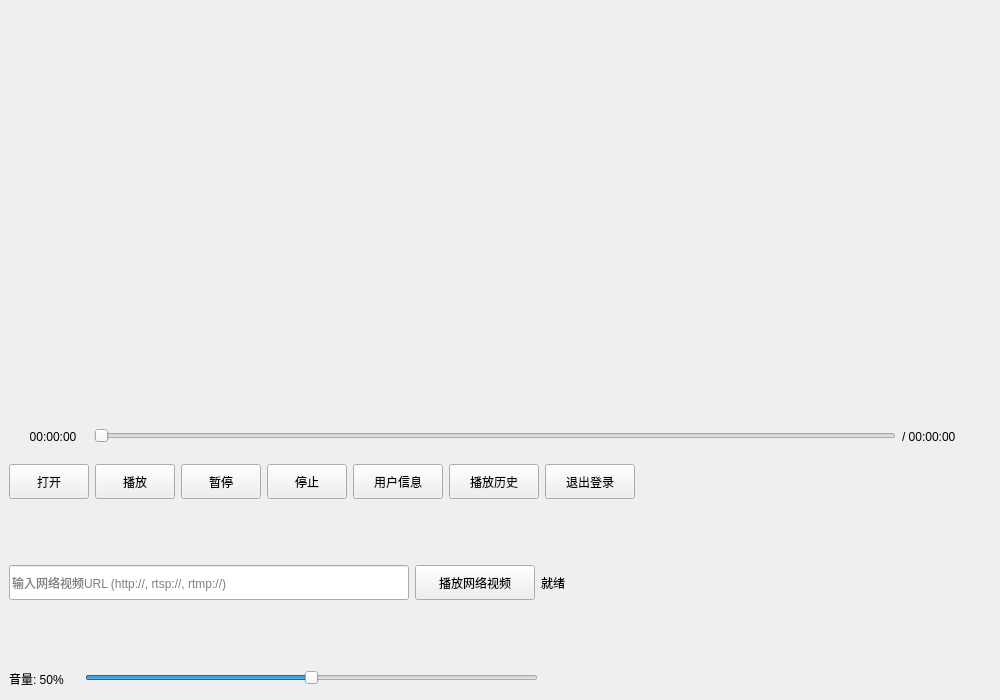
<?xml version="1.0" encoding="UTF-8"?>
<ui version="4.0">
 <class>MainWindow</class>
 <widget class="QMainWindow" name="MainWindow">
  <property name="geometry">
   <rect>
    <x>0</x>
    <y>0</y>
    <width>1000</width>
    <height>700</height>
   </rect>
  </property>
  <property name="windowTitle">
   <string>视频播放器</string>
  </property>
  <widget class="QWidget" name="centralwidget">
   <layout class="QVBoxLayout" name="mainVerticalLayout">
    <item>
     <!-- 视频和进度条容器 -->
     <widget class="QWidget" name="videoAndProgressContainer" native="true">
      <layout class="QVBoxLayout" name="videoProgressLayout">
       <item>
        <!-- 视频显示区域 -->
        <widget class="QWidget" name="videoContainer" native="true">
         <property name="minimumSize">
          <size>
           <width>640</width>
           <height>400</height>
          </size>
         </property>
         <layout class="QVBoxLayout" name="videoContainerLayout"/>
        </widget>
       </item>
       <item>
        <!-- 进度条和时间显示 -->
        <layout class="QHBoxLayout" name="progressLayout">
         <item>
          <widget class="QLabel" name="labelTime">
           <property name="text">
            <string>00:00:00</string>
           </property>
           <property name="minimumSize">
            <size>
             <width>70</width>
             <height>25</height>
            </size>
           </property>
           <property name="alignment">
            <set>Qt::AlignCenter</set>
           </property>
          </widget>
         </item>
         <item>
          <widget class="QSlider" name="sliderPosition">
           <property name="orientation">
            <enum>Qt::Horizontal</enum>
           </property>
           <property name="minimumSize">
            <size>
             <width>200</width>
             <height>20</height>
            </size>
           </property>
          </widget>
         </item>
         <item>
          <widget class="QLabel" name="labelDuration">
           <property name="text">
            <string>/ 00:00:00</string>
           </property>
           <property name="minimumSize">
            <size>
             <width>80</width>
             <height>25</height>
            </size>
           </property>
          </widget>
         </item>
        </layout>
       </item>
      </layout>
     </widget>
    </item>
    
    <item>
     <!-- 主控制按钮区域 -->
     <layout class="QHBoxLayout" name="mainControlsLayout">
      <item>
       <widget class="QPushButton" name="btnOpen">
        <property name="text">
         <string>打开</string>
        </property>
        <property name="minimumSize">
         <size>
          <width>80</width>
          <height>35</height>
         </size>
        </property>
       </widget>
      </item>
      <item>
       <widget class="QPushButton" name="btnPlay">
        <property name="text">
         <string>播放</string>
        </property>
        <property name="minimumSize">
         <size>
          <width>80</width>
          <height>35</height>
         </size>
        </property>
       </widget>
      </item>
      <item>
       <widget class="QPushButton" name="btnPause">
        <property name="text">
         <string>暂停</string>
        </property>
        <property name="minimumSize">
         <size>
          <width>80</width>
          <height>35</height>
         </size>
        </property>
       </widget>
      </item>
      <item>
       <widget class="QPushButton" name="btnStop">
        <property name="text">
         <string>停止</string>
        </property>
        <property name="minimumSize">
         <size>
          <width>80</width>
          <height>35</height>
         </size>
        </property>
       </widget>
      </item>
      
      <!-- 用户控制按钮 -->
      <item>
       <widget class="QPushButton" name="btnUserProfile">
        <property name="text">
         <string>用户信息</string>
        </property>
        <property name="minimumSize">
         <size>
          <width>90</width>
          <height>35</height>
         </size>
        </property>
       </widget>
      </item>
      <item>
       <widget class="QPushButton" name="btnHistory">
        <property name="text">
         <string>播放历史</string>
        </property>
        <property name="minimumSize">
         <size>
          <width>90</width>
          <height>35</height>
         </size>
        </property>
       </widget>
      </item>
      <item>
       <widget class="QPushButton" name="btnLogout">
        <property name="text">
         <string>退出登录</string>
        </property>
        <property name="minimumSize">
         <size>
          <width>90</width>
          <height>35</height>
         </size>
        </property>
       </widget>
      </item>
      
      <item>
       <!-- 弹簧 -->
       <spacer name="horizontalSpacer">
        <property name="orientation">
         <enum>Qt::Horizontal</enum>
        </property>
        <property name="sizeHint" stdset="0">
         <size>
          <width>40</width>
          <height>20</height>
         </size>
        </property>
       </spacer>
      </item>
     </layout>
    </item>
    
    <item>
     <!-- 网络播放控制区域 -->
     <layout class="QHBoxLayout" name="networkControlsLayout">
      <item>
       <widget class="QLineEdit" name="txtNetworkUrl">
        <property name="placeholderText">
         <string>输入网络视频URL (http://, rtsp://, rtmp://)</string>
        </property>
        <property name="minimumSize">
         <size>
          <width>400</width>
          <height>35</height>
         </size>
        </property>
       </widget>
      </item>
      <item>
       <widget class="QPushButton" name="btnPlayNetwork">
        <property name="text">
         <string>播放网络视频</string>
        </property>
        <property name="minimumSize">
         <size>
          <width>120</width>
          <height>35</height>
         </size>
        </property>
       </widget>
      </item>
      <item>
       <widget class="QLabel" name="lblNetworkStatus">
        <property name="text">
         <string>就绪</string>
        </property>
        <property name="minimumSize">
         <size>
          <width>100</width>
          <height>25</height>
         </size>
        </property>
       </widget>
      </item>
      <item>
       <spacer name="horizontalSpacer_2">
        <property name="orientation">
         <enum>Qt::Horizontal</enum>
        </property>
        <property name="sizeHint" stdset="0">
         <size>
          <width>40</width>
          <height>20</height>
         </size>
        </property>
       </spacer>
      </item>
     </layout>
    </item>
    
    <item>
     <!-- 音量控制区域 -->
     <layout class="QHBoxLayout" name="volumeControlsLayout">
      <item>
       <widget class="QLabel" name="labelVolume">
        <property name="text">
         <string>音量: 50%</string>
        </property>
        <property name="minimumSize">
         <size>
          <width>70</width>
          <height>25</height>
         </size>
        </property>
       </widget>
      </item>
      <item>
       <widget class="QSlider" name="sliderVolume">
        <property name="minimum">
         <number>0</number>
        </property>
        <property name="maximum">
         <number>100</number>
        </property>
        <property name="value">
         <number>50</number>
        </property>
        <property name="orientation">
         <enum>Qt::Horizontal</enum>
        </property>
        <property name="minimumSize">
         <size>
          <width>200</width>
          <height>20</height>
         </size>
        </property>
       </widget>
      </item>
      
      <item>
       <!-- 弹簧，使音量控制靠左 -->
       <spacer name="horizontalSpacer_3">
        <property name="orientation">
         <enum>Qt::Horizontal</enum>
        </property>
        <property name="sizeHint" stdset="0">
         <size>
          <width>40</width>
          <height>20</height>
         </size>
        </property>
       </spacer>
      </item>
     </layout>
    </item>
   </layout>
  </widget>
 </widget>
 <resources/>
 <connections/>
</ui>
